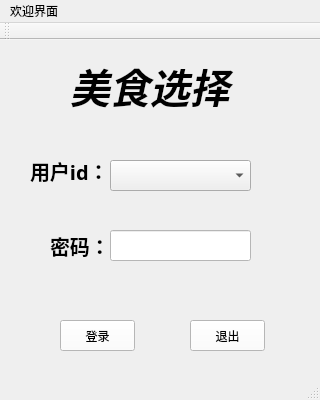
<?xml version="1.0" encoding="UTF-8"?>
<ui version="4.0">
 <class>MainWindow</class>
 <widget class="QMainWindow" name="MainWindow">
  <property name="geometry">
   <rect>
    <x>0</x>
    <y>0</y>
    <width>320</width>
    <height>400</height>
   </rect>
  </property>
  <property name="font">
   <font>
    <weight>50</weight>
    <italic>false</italic>
    <bold>false</bold>
    <underline>false</underline>
    <strikeout>false</strikeout>
   </font>
  </property>
  <property name="windowTitle">
   <string>MainWindow</string>
  </property>
  <property name="styleSheet">
   <string notr="true"/>
  </property>
  <widget class="QWidget" name="centralWidget">
   <widget class="QLabel" name="label">
    <property name="geometry">
     <rect>
      <x>70</x>
      <y>10</y>
      <width>211</width>
      <height>71</height>
     </rect>
    </property>
    <property name="font">
     <font>
      <family>方正舒体</family>
      <pointsize>30</pointsize>
      <weight>75</weight>
      <italic>true</italic>
      <bold>true</bold>
     </font>
    </property>
    <property name="text">
     <string>美食选择</string>
    </property>
   </widget>
   <widget class="QComboBox" name="comboBox">
    <property name="geometry">
     <rect>
      <x>110</x>
      <y>120</y>
      <width>141</width>
      <height>31</height>
     </rect>
    </property>
   </widget>
   <widget class="QLabel" name="label_2">
    <property name="geometry">
     <rect>
      <x>30</x>
      <y>100</y>
      <width>81</width>
      <height>61</height>
     </rect>
    </property>
    <property name="font">
     <font>
      <family>方正舒体</family>
      <pointsize>15</pointsize>
      <weight>75</weight>
      <bold>true</bold>
     </font>
    </property>
    <property name="text">
     <string>用户id：</string>
    </property>
   </widget>
   <widget class="QLabel" name="label_3">
    <property name="geometry">
     <rect>
      <x>50</x>
      <y>180</y>
      <width>61</width>
      <height>51</height>
     </rect>
    </property>
    <property name="font">
     <font>
      <family>方正舒体</family>
      <pointsize>15</pointsize>
      <weight>75</weight>
      <bold>true</bold>
     </font>
    </property>
    <property name="text">
     <string>密码：</string>
    </property>
   </widget>
   <widget class="QLineEdit" name="lineEdit">
    <property name="geometry">
     <rect>
      <x>110</x>
      <y>190</y>
      <width>141</width>
      <height>31</height>
     </rect>
    </property>
    <property name="styleSheet">
     <string notr="true">background-color: rgb(255, 255, 255);</string>
    </property>
   </widget>
   <widget class="QPushButton" name="loginButton">
    <property name="geometry">
     <rect>
      <x>60</x>
      <y>280</y>
      <width>75</width>
      <height>31</height>
     </rect>
    </property>
    <property name="styleSheet">
     <string notr="true">background-color: rgb(255, 255, 255);</string>
    </property>
    <property name="text">
     <string>登录</string>
    </property>
   </widget>
   <widget class="QPushButton" name="exitButton">
    <property name="geometry">
     <rect>
      <x>190</x>
      <y>280</y>
      <width>75</width>
      <height>31</height>
     </rect>
    </property>
    <property name="styleSheet">
     <string notr="true">background-color: rgb(255, 255, 255);</string>
    </property>
    <property name="text">
     <string>退出</string>
    </property>
   </widget>
   <widget class="QLabel" name="label_4">
    <property name="geometry">
     <rect>
      <x>120</x>
      <y>390</y>
      <width>111</width>
      <height>41</height>
     </rect>
    </property>
    <property name="text">
     <string>通信连接状态：</string>
    </property>
   </widget>
   <widget class="QLabel" name="label_5">
    <property name="geometry">
     <rect>
      <x>230</x>
      <y>390</y>
      <width>71</width>
      <height>41</height>
     </rect>
    </property>
    <property name="text">
     <string>未连接</string>
    </property>
   </widget>
  </widget>
  <widget class="QMenuBar" name="menuBar">
   <property name="geometry">
    <rect>
     <x>0</x>
     <y>0</y>
     <width>320</width>
     <height>19</height>
    </rect>
   </property>
   <widget class="QMenu" name="menu">
    <property name="title">
     <string>欢迎界面</string>
    </property>
   </widget>
   <addaction name="menu"/>
  </widget>
  <widget class="QToolBar" name="mainToolBar">
   <property name="windowTitle">
    <string>欢迎界面</string>
   </property>
   <attribute name="toolBarArea">
    <enum>TopToolBarArea</enum>
   </attribute>
   <attribute name="toolBarBreak">
    <bool>false</bool>
   </attribute>
  </widget>
  <widget class="QStatusBar" name="statusBar"/>
 </widget>
 <layoutdefault spacing="6" margin="11"/>
 <resources/>
 <connections>
  <connection>
   <sender>exitButton</sender>
   <signal>clicked()</signal>
   <receiver>MainWindow</receiver>
   <slot>close()</slot>
   <hints>
    <hint type="sourcelabel">
     <x>267</x>
     <y>405</y>
    </hint>
    <hint type="destinationlabel">
     <x>199</x>
     <y>249</y>
    </hint>
   </hints>
  </connection>
 </connections>
</ui>
